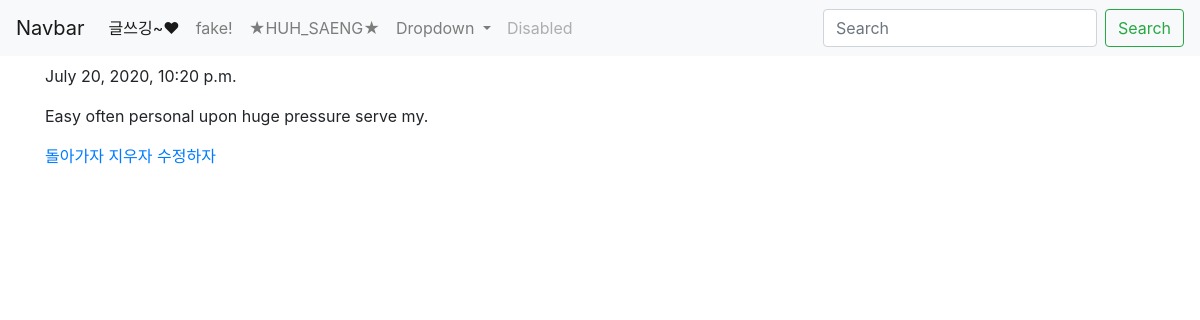
Page /blog/56/ on the committed database.
### blog/models.py (models this page shows, shortened)
class Blog(models.Model):
    title = models.CharField(max_length = 200)
    pub_date = models.DateTimeField('date published')
    body = models.TextField()

### blog/views.py (the view)
# urls.py: path('<int:blog_id>/',views.detail,name = 'detail'),
def detail(request,blog_id):
    blog_detail = get_object_or_404(Blog, pk=blog_id)
    return render(request,'detail.html', {'blog' : blog_detail})

### blog/templates/detail.html (shortened to what this page needs)
{% extends 'base.html' %}
{% block content %}
<p>{{blog.pub_date}}</p>
<p>{{blog.body}}</p>
<a href="{% url 'blog' %}">돌아가자</a>
<a href="{% url 'delete' blog.id %}">지우자</a>
<a href="{% url 'update' blog.id %}">수정하자</a>
{% endblock %}

### rows in the picture
Blog: pub_date "July 20, 2020, 10:20 p.m.", body "Easy often personal upon huge pressure serve my."
